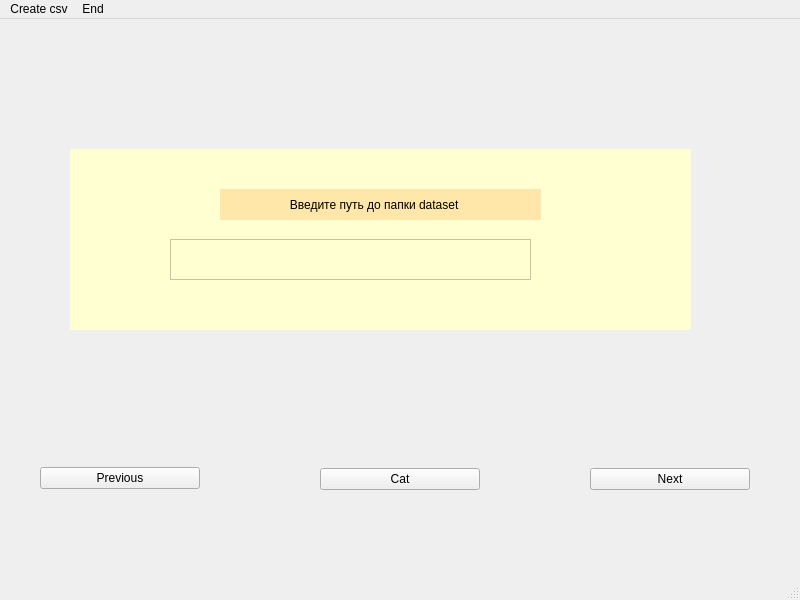
<?xml version="1.0" encoding="UTF-8"?>
<ui version="4.0">
 <class>MainWindow</class>
 <widget class="QMainWindow" name="MainWindow">
  <property name="geometry">
   <rect>
    <x>0</x>
    <y>0</y>
    <width>800</width>
    <height>600</height>
   </rect>
  </property>
  <property name="cursor">
   <cursorShape>ArrowCursor</cursorShape>
  </property>
  <property name="windowTitle">
   <string>MainWindow</string>
  </property>
  <widget class="QWidget" name="centralwidget">
   <widget class="QWidget" name="verticalLayoutWidget">
    <property name="geometry">
     <rect>
      <x>40</x>
      <y>419</y>
      <width>160</width>
      <height>81</height>
     </rect>
    </property>
    <layout class="QVBoxLayout" name="verticalLayout">
     <item>
      <widget class="QPushButton" name="pushButtonPrevious">
       <property name="text">
        <string>Previous</string>
       </property>
      </widget>
     </item>
    </layout>
   </widget>
   <widget class="QWidget" name="verticalLayoutWidget_2">
    <property name="geometry">
     <rect>
      <x>590</x>
      <y>420</y>
      <width>160</width>
      <height>80</height>
     </rect>
    </property>
    <layout class="QVBoxLayout" name="verticalLayout_2">
     <item>
      <widget class="QPushButton" name="pushButtonNext">
       <property name="text">
        <string>Next</string>
       </property>
      </widget>
     </item>
    </layout>
   </widget>
   <widget class="QWidget" name="verticalLayoutWidget_3">
    <property name="geometry">
     <rect>
      <x>110</x>
      <y>59</y>
      <width>581</width>
      <height>398</height>
     </rect>
    </property>
    <layout class="QVBoxLayout" name="verticalLayout_3">
     <item>
      <widget class="QLabel" name="Image">
       <property name="text">
        <string/>
       </property>
       <property name="pixmap">
        <pixmap>../OneDrive/Рабочий стол/dataset/cat/0001.jpg</pixmap>
       </property>
      </widget>
     </item>
    </layout>
   </widget>
   <widget class="QWidget" name="verticalLayoutWidget_4">
    <property name="geometry">
     <rect>
      <x>320</x>
      <y>420</y>
      <width>160</width>
      <height>80</height>
     </rect>
    </property>
    <layout class="QVBoxLayout" name="verticalLayout_4">
     <item>
      <widget class="QPushButton" name="pushButtonCatDog">
       <property name="text">
        <string>Cat</string>
       </property>
      </widget>
     </item>
    </layout>
   </widget>
   <widget class="QWidget" name="widgetPath" native="true">
    <property name="geometry">
     <rect>
      <x>70</x>
      <y>130</y>
      <width>621</width>
      <height>181</height>
     </rect>
    </property>
    <property name="styleSheet">
     <string notr="true">background-color: rgb(255, 255, 210);</string>
    </property>
    <widget class="QLabel" name="labelPath">
     <property name="geometry">
      <rect>
       <x>150</x>
       <y>40</y>
       <width>321</width>
       <height>31</height>
      </rect>
     </property>
     <property name="styleSheet">
      <string notr="true">background-color: rgb(255, 230, 169);</string>
     </property>
     <property name="text">
      <string>                     Введите путь до папки dataset</string>
     </property>
    </widget>
    <widget class="QTextEdit" name="textEdit">
     <property name="geometry">
      <rect>
       <x>100</x>
       <y>90</y>
       <width>361</width>
       <height>41</height>
      </rect>
     </property>
     <property name="styleSheet">
      <string notr="true">alternate-background-color: rgb(255, 255, 255);</string>
     </property>
    </widget>
   </widget>
  </widget>
  <widget class="QMenuBar" name="menubar">
   <property name="geometry">
    <rect>
     <x>0</x>
     <y>0</y>
     <width>800</width>
     <height>21</height>
    </rect>
   </property>
   <widget class="QMenu" name="menuCreate_csv">
    <property name="title">
     <string>Create csv</string>
    </property>
    <addaction name="actiondataset"/>
    <addaction name="actionchange_dataset"/>
    <addaction name="actionrandom_dataset"/>
   </widget>
   <widget class="QMenu" name="menuEnd">
    <property name="title">
     <string>End</string>
    </property>
   </widget>
   <addaction name="menuCreate_csv"/>
   <addaction name="menuEnd"/>
  </widget>
  <widget class="QStatusBar" name="statusbar"/>
  <action name="actiondataset">
   <property name="text">
    <string>dataset</string>
   </property>
  </action>
  <action name="actionchange_dataset">
   <property name="text">
    <string>change dataset</string>
   </property>
  </action>
  <action name="actionrandom_dataset">
   <property name="text">
    <string>random dataset</string>
   </property>
  </action>
 </widget>
 <resources>
  <include location="../OneDrive/Рабочий стол/2.gif"/>
 </resources>
 <connections/>
</ui>
